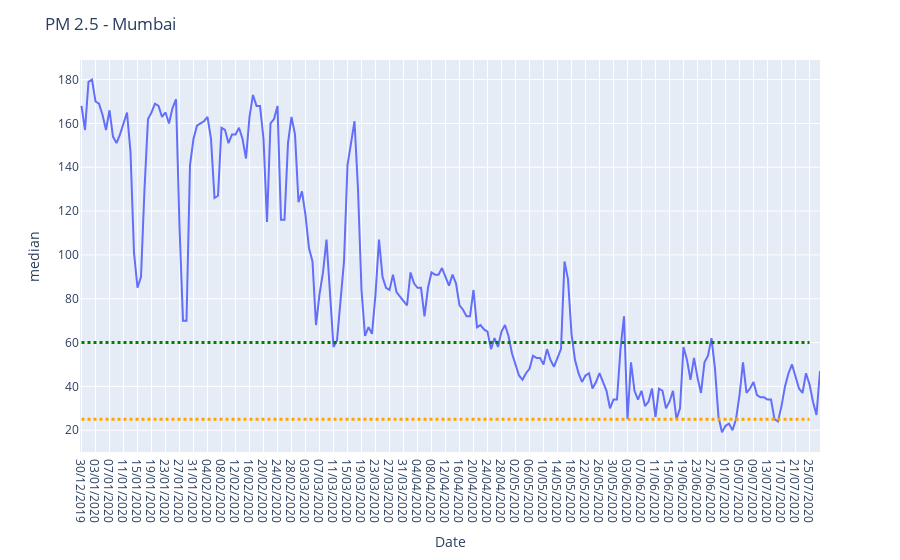

Notebook code for this chart:
### Markdown cell above
Lets focus on Mumbai

### Code cell
dfc=df1[df1['City'].isin(['Mumbai'])]
fig=px.line(dfc,x='Date',y='median',color='City')
fig.add_shape(type="line",
            x0='30/12/2019',
            y0=25,
            x1='25/07/2020',
            y1=25,
            line=dict(
                color="orange",
                width=3,
                dash="dot",
            ))
fig.add_shape(type="line",
            x0='30/12/2019',
            y0=60,
            x1='25/07/2020',
            y1=60,
            line=dict(
                color="green",
                width=3,
                dash="dot",
            ))
fig.update_layout(title="PM 2.5 - Mumbai",showlegend=False)
fig.show()
fig.write_image('pm2.5_mumbai.png')

### Figure 1 — Plotly figure (JSON) as saved in the notebook; plotly's stock layout.template omitted (floating-point values rounded to 4 significant figures; data arrays with more than 128 entries replaced by an {"elided": "..."} marker saying what was removed)
{"data": [{"hovertemplate": "City=Mumbai<br>Date=%{x}<br>median=%{y}<extra></extra>", "legendgroup": "Mumbai", "line": {"color": "#636efa", "dash": "solid"}, "mode": "lines", "name": "Mumbai", "orientation": "v", "showlegend": true, "type": "scatter", "x": {"elided": "212 str values"}, "xaxis": "x", "y": {"elided": "212 int values"}, "yaxis": "y"}], "layout": {"autosize": true, "legend": {"title": {"text": "City"}, "tracegroupgap": 0}, "margin": {"t": 60}, "shapes": [{"line": {"color": "orange", "dash": "dot", "width": 3}, "type": "line", "x0": "30/12/2019", "x1": "25/07/2020", "y0": 25, "y1": 25}, {"line": {"color": "green", "dash": "dot", "width": 3}, "type": "line", "x0": "30/12/2019", "x1": "25/07/2020", "y0": 60, "y1": 60}], "showlegend": false, "title": {"text": "PM 2.5 - Mumbai"}, "xaxis": {"anchor": "y", "autorange": true, "domain": [0, 1], "range": [-1.379, 211], "title": {"text": "Date"}, "type": "category"}, "yaxis": {"anchor": "x", "autorange": true, "domain": [0, 1], "range": [10.06, 188.9], "title": {"text": "median"}, "type": "linear"}}}
